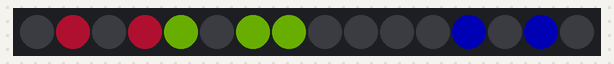
The sketch below on a simulated Arduino Uno, built with avr-gcc and run on an emulated ATmega328P. Shown: 16 RGB LEDs in strip order, left to right. Dim RGB values are drawn brighter than linear; what the sketch prints to the serial monitor is not drawn.

Above: at 0.1 s.
At 4.1 s:
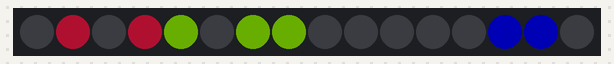
At 9.1 s:
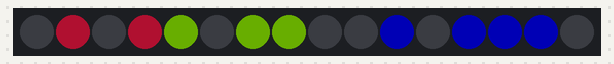
At 19.2 s:
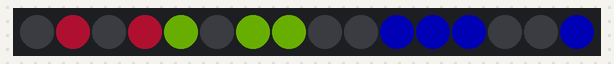
At 28.2 s:
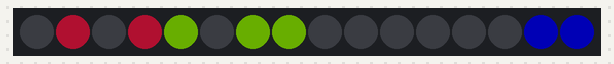
At 38.3 s:
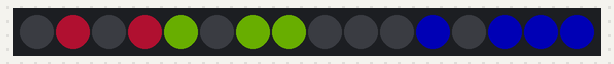

Measured:
- what the display in image 2 shows lasts 1.0 s, from 9.1 s to 10.1 s

The sketch:

main.ino
```cpp
#include <TimeLib.h>
#include <Adafruit_NeoPixel.h>
#ifdef __AVR__
  #include <avr/power.h>
#endif

#include "AnalogClock.h"
#include "BinaryClock.h"

#define NEOPIN 6
#define LED_COUNT 16
Adafruit_NeoPixel strip = Adafruit_NeoPixel(LED_COUNT, NEOPIN, NEO_GRB + NEO_KHZ800);
// AnalogClock analogClock(strip);
BinaryClock binaryClock(strip);

void setup() {
    Serial.begin(9600);
    // analogClock.initTime(__TIME__);
    binaryClock.initTime(__TIME__);
}

void loop() {
    // analogClock.tick();
    binaryClock.tick();
}
```
